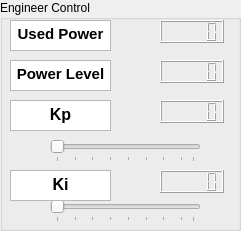
     <widget class="QGroupBox" name="engineer_box">
      <property name="geometry">
       <rect>
        <x>750</x>
        <y>60</y>
        <width>241</width>
        <height>231</height>
       </rect>
      </property>
      <property name="title">
       <string>Engineer Control</string>
      </property>
      <widget class="QLCDNumber" name="used_power_display">
       <property name="geometry">
        <rect>
         <x>160</x>
         <y>20</y>
         <width>64</width>
         <height>23</height>
        </rect>
       </property>
      </widget>
      <widget class="QTextBrowser" name="used_power_txt">
       <property name="geometry">
        <rect>
         <x>10</x>
         <y>20</y>
         <width>101</width>
         <height>31</height>
        </rect>
       </property>
       <property name="html">
        <string>&lt;!DOCTYPE HTML PUBLIC &quot;-//W3C//DTD HTML 4.0//EN&quot; &quot;http://www.w3.org/TR/REC-html40/strict.dtd&quot;&gt;
&lt;html&gt;&lt;head&gt;&lt;meta name=&quot;qrichtext&quot; content=&quot;1&quot; /&gt;&lt;style type=&quot;text/css&quot;&gt;
p, li { white-space: pre-wrap; }
&lt;/style&gt;&lt;/head&gt;&lt;body style=&quot; font-family:'MS Shell Dlg 2'; font-size:7.8pt; font-weight:400; font-style:normal;&quot;&gt;
&lt;p align=&quot;center&quot; style=&quot; margin-top:0px; margin-bottom:0px; margin-left:0px; margin-right:0px; -qt-block-indent:0; text-indent:0px;&quot;&gt;&lt;span style=&quot; font-size:11pt; font-weight:696;&quot;&gt;Used Power&lt;/span&gt;&lt;/p&gt;&lt;/body&gt;&lt;/html&gt;</string>
       </property>
      </widget>
      <widget class="QTextBrowser" name="kp_txt">
       <property name="geometry">
        <rect>
         <x>10</x>
         <y>100</y>
         <width>101</width>
         <height>31</height>
        </rect>
       </property>
       <property name="html">
        <string>&lt;!DOCTYPE HTML PUBLIC &quot;-//W3C//DTD HTML 4.0//EN&quot; &quot;http://www.w3.org/TR/REC-html40/strict.dtd&quot;&gt;
&lt;html&gt;&lt;head&gt;&lt;meta name=&quot;qrichtext&quot; content=&quot;1&quot; /&gt;&lt;style type=&quot;text/css&quot;&gt;
p, li { white-space: pre-wrap; }
&lt;/style&gt;&lt;/head&gt;&lt;body style=&quot; font-family:'MS Shell Dlg 2'; font-size:7.8pt; font-weight:400; font-style:normal;&quot;&gt;
&lt;p align=&quot;center&quot; style=&quot; margin-top:0px; margin-bottom:0px; margin-left:0px; margin-right:0px; -qt-block-indent:0; text-indent:0px;&quot;&gt;&lt;span style=&quot; font-size:12pt; font-weight:696;&quot;&gt;Kp&lt;/span&gt;&lt;/p&gt;&lt;/body&gt;&lt;/html&gt;</string>
       </property>
      </widget>
      <widget class="QLCDNumber" name="kp_display">
       <property name="geometry">
        <rect>
         <x>160</x>
         <y>100</y>
         <width>64</width>
         <height>23</height>
        </rect>
       </property>
      </widget>
      <widget class="QLCDNumber" name="ki_display">
       <property name="geometry">
        <rect>
         <x>160</x>
         <y>170</y>
         <width>64</width>
         <height>23</height>
        </rect>
       </property>
      </widget>
      <widget class="QSlider" name="ki_slider">
       <property name="geometry">
        <rect>
         <x>50</x>
         <y>200</y>
         <width>151</width>
         <height>22</height>
        </rect>
       </property>
       <property name="minimum">
        <number>1</number>
       </property>
       <property name="maximum">
        <number>24</number>
       </property>
       <property name="pageStep">
        <number>8</number>
       </property>
       <property name="sliderPosition">
        <number>1</number>
       </property>
       <property name="orientation">
        <enum>Qt::Horizontal</enum>
       </property>
       <property name="invertedAppearance">
        <bool>false</bool>
       </property>
       <property name="tickPosition">
        <enum>QSlider::TicksBelow</enum>
       </property>
       <property name="tickInterval">
        <number>3</number>
       </property>
      </widget>
      <widget class="QSlider" name="kp_slider">
       <property name="geometry">
        <rect>
         <x>50</x>
         <y>140</y>
         <width>151</width>
         <height>22</height>
        </rect>
       </property>
       <property name="minimum">
        <number>1</number>
       </property>
       <property name="maximum">
        <number>24</number>
       </property>
       <property name="pageStep">
        <number>8</number>
       </property>
       <property name="sliderPosition">
        <number>1</number>
       </property>
       <property name="orientation">
        <enum>Qt::Horizontal</enum>
       </property>
       <property name="invertedAppearance">
        <bool>false</bool>
       </property>
       <property name="tickPosition">
        <enum>QSlider::TicksBelow</enum>
       </property>
       <property name="tickInterval">
        <number>3</number>
       </property>
      </widget>
      <widget class="QTextBrowser" name="ki_txt_2">
       <property name="geometry">
        <rect>
         <x>10</x>
         <y>170</y>
         <width>101</width>
         <height>31</height>
        </rect>
       </property>
       <property name="html">
        <string>&lt;!DOCTYPE HTML PUBLIC &quot;-//W3C//DTD HTML 4.0//EN&quot; &quot;http://www.w3.org/TR/REC-html40/strict.dtd&quot;&gt;
&lt;html&gt;&lt;head&gt;&lt;meta name=&quot;qrichtext&quot; content=&quot;1&quot; /&gt;&lt;style type=&quot;text/css&quot;&gt;
p, li { white-space: pre-wrap; }
&lt;/style&gt;&lt;/head&gt;&lt;body style=&quot; font-family:'MS Shell Dlg 2'; font-size:7.8pt; font-weight:400; font-style:normal;&quot;&gt;
&lt;p align=&quot;center&quot; style=&quot; margin-top:0px; margin-bottom:0px; margin-left:0px; margin-right:0px; -qt-block-indent:0; text-indent:0px;&quot;&gt;&lt;span style=&quot; font-size:12pt; font-weight:696;&quot;&gt;Ki&lt;/span&gt;&lt;/p&gt;&lt;/body&gt;&lt;/html&gt;</string>
       </property>
      </widget>
      <widget class="QTextBrowser" name="power_txt">
       <property name="geometry">
        <rect>
         <x>10</x>
         <y>60</y>
         <width>101</width>
         <height>31</height>
        </rect>
       </property>
       <property name="html">
        <string>&lt;!DOCTYPE HTML PUBLIC &quot;-//W3C//DTD HTML 4.0//EN&quot; &quot;http://www.w3.org/TR/REC-html40/strict.dtd&quot;&gt;
&lt;html&gt;&lt;head&gt;&lt;meta name=&quot;qrichtext&quot; content=&quot;1&quot; /&gt;&lt;style type=&quot;text/css&quot;&gt;
p, li { white-space: pre-wrap; }
&lt;/style&gt;&lt;/head&gt;&lt;body style=&quot; font-family:'MS Shell Dlg 2'; font-size:7.8pt; font-weight:400; font-style:normal;&quot;&gt;
&lt;p align=&quot;center&quot; style=&quot; margin-top:0px; margin-bottom:0px; margin-left:0px; margin-right:0px; -qt-block-indent:0; text-indent:0px;&quot;&gt;&lt;span style=&quot; font-size:11pt; font-weight:696;&quot;&gt;Power Level&lt;/span&gt;&lt;/p&gt;&lt;/body&gt;&lt;/html&gt;</string>
       </property>
      </widget>
      <widget class="QLCDNumber" name="power_display">
       <property name="geometry">
        <rect>
         <x>160</x>
         <y>60</y>
         <width>64</width>
         <height>23</height>
        </rect>
       </property>
      </widget>
     </widget>
